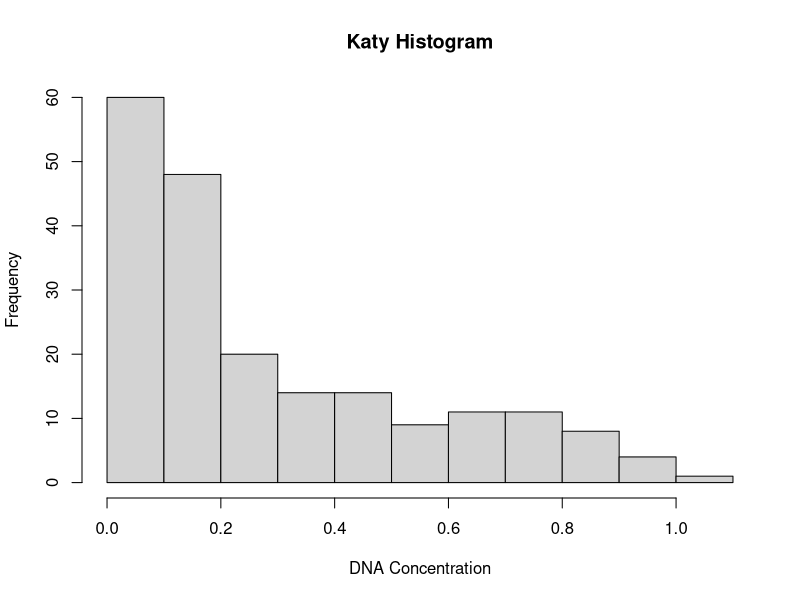
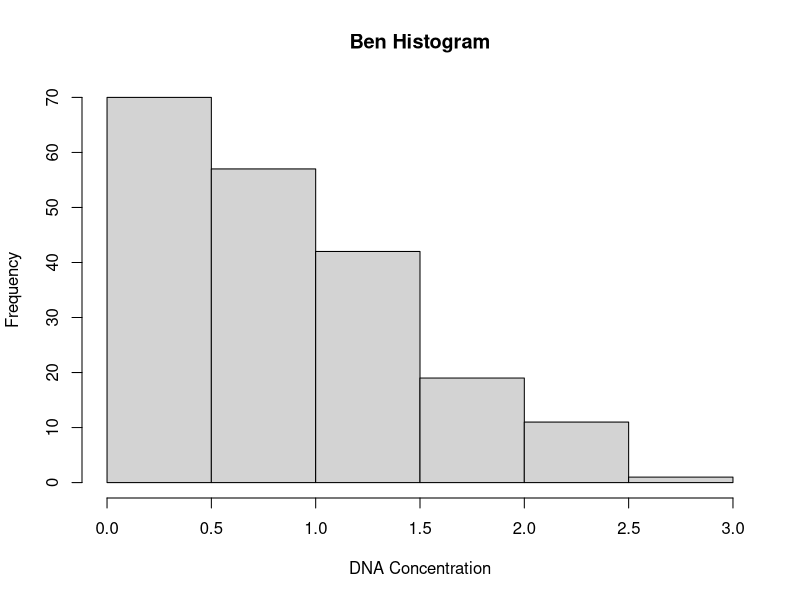
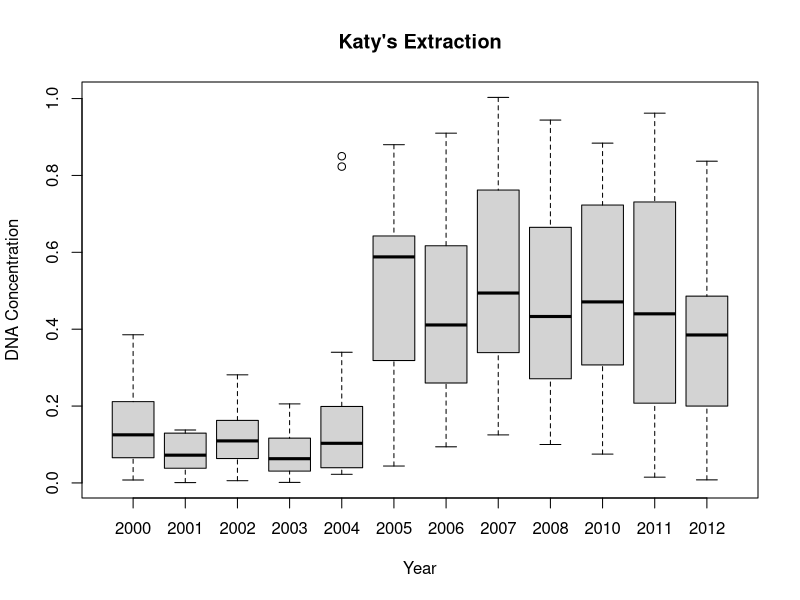
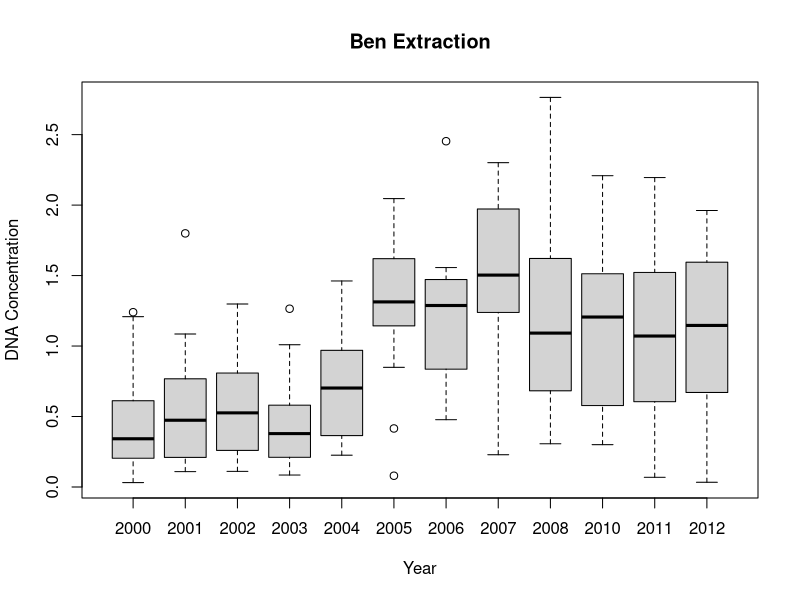
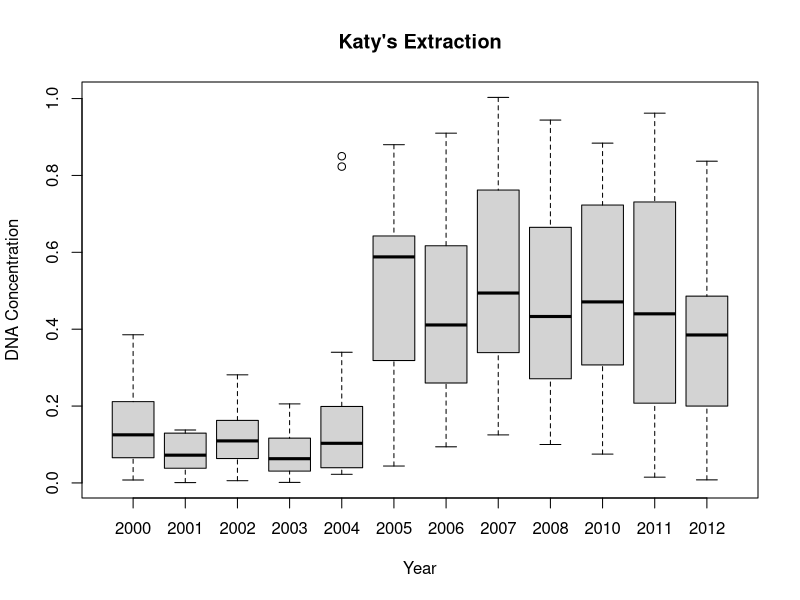
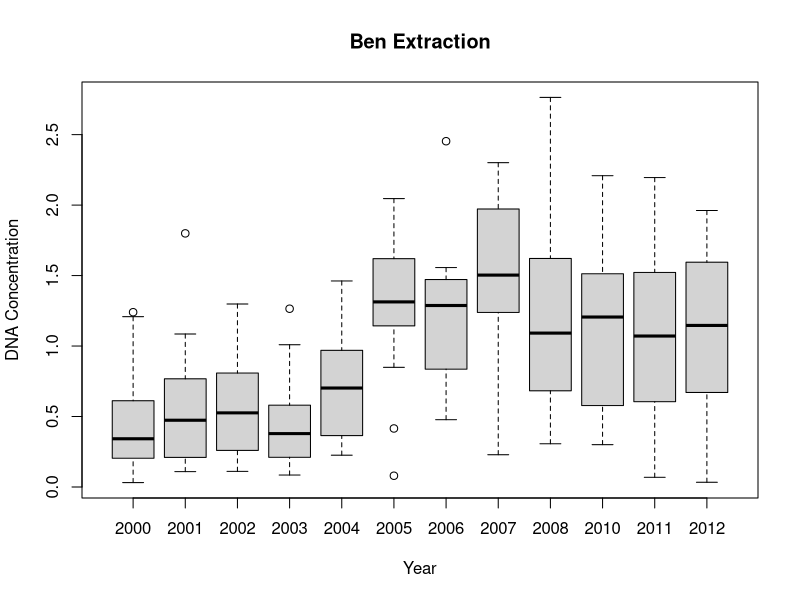
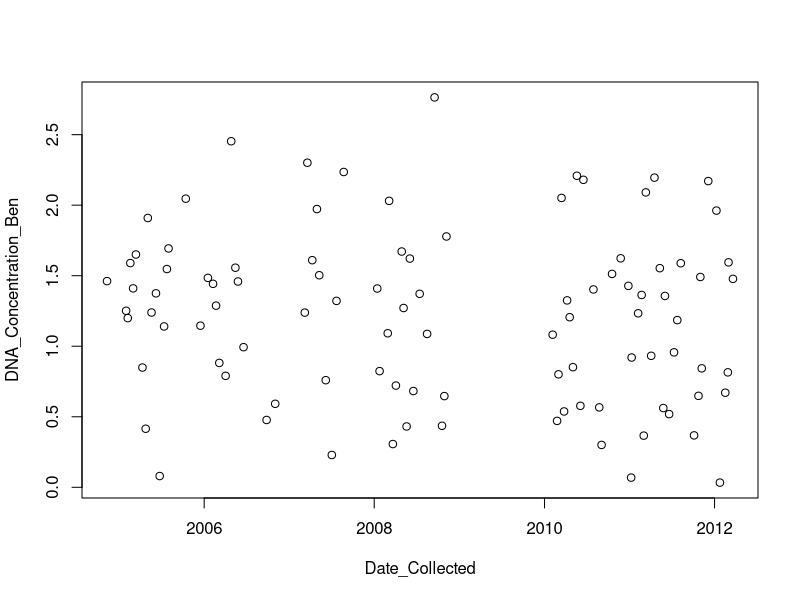

Write R code to recreate these figures, in order.
df <- read.csv("./DNA_Conc_by_Extraction_Date.csv")
library(tidyverse)

#1
hist(df$DNA_Concentration_Katy, xlab="DNA Concentration", main = "Katy Histogram")
hist(df$DNA_Concentration_Ben, xlab= "DNA Concentration", main = "Ben Histogram")



#2

plot (x=(as.factor(df$Year_Collected)), y =  df$DNA_Concentration_Katy, xlab = "Year", ylab = "DNA Concentration",main= "Katy's Extraction")
plot (x=(as.factor(df$Year_Collected)), y =  df$DNA_Concentration_Ben, xlab = "Year", ylab = "DNA Concentration",main= "Ben Extraction")

#3 

jpeg("./NUNEZ_Plot1.jpg")
plot (x=(as.factor(df$Year_Collected)), y =  df$DNA_Concentration_Katy, xlab = "Year", ylab = "DNA Concentration",main= "Katy's Extraction")
dev.off()



jpeg("./NUNEZ_Plot2.jpg")
plot (x=(as.factor(df$Year_Collected)), y =  df$DNA_Concentration_Ben, xlab = "Year", ylab = "DNA Concentration",main= "Ben Extraction")
dev.off()
       

#4

Lowcon_Ben <- df$DNA_Concentration_Ben / df$DNA_Concentration_Katy
miniVal <- min(Lowcon_Ben)
Pos <- which(miniVal == Lowcon_Ben)
Ben_low_year <- df$Year_Collected[Pos]

#5
down_st <- filter(df,Lab %in% "Downstairs")

png("./Ben_DNA_over_time.jpg")
plot(x = as.POSIXct(down_st$Date_Collected), y = down_st$DNA_Concentration_Ben, xlab = "Date_Collected", ylab = "DNA_Concentration_Ben")
dev.off()
